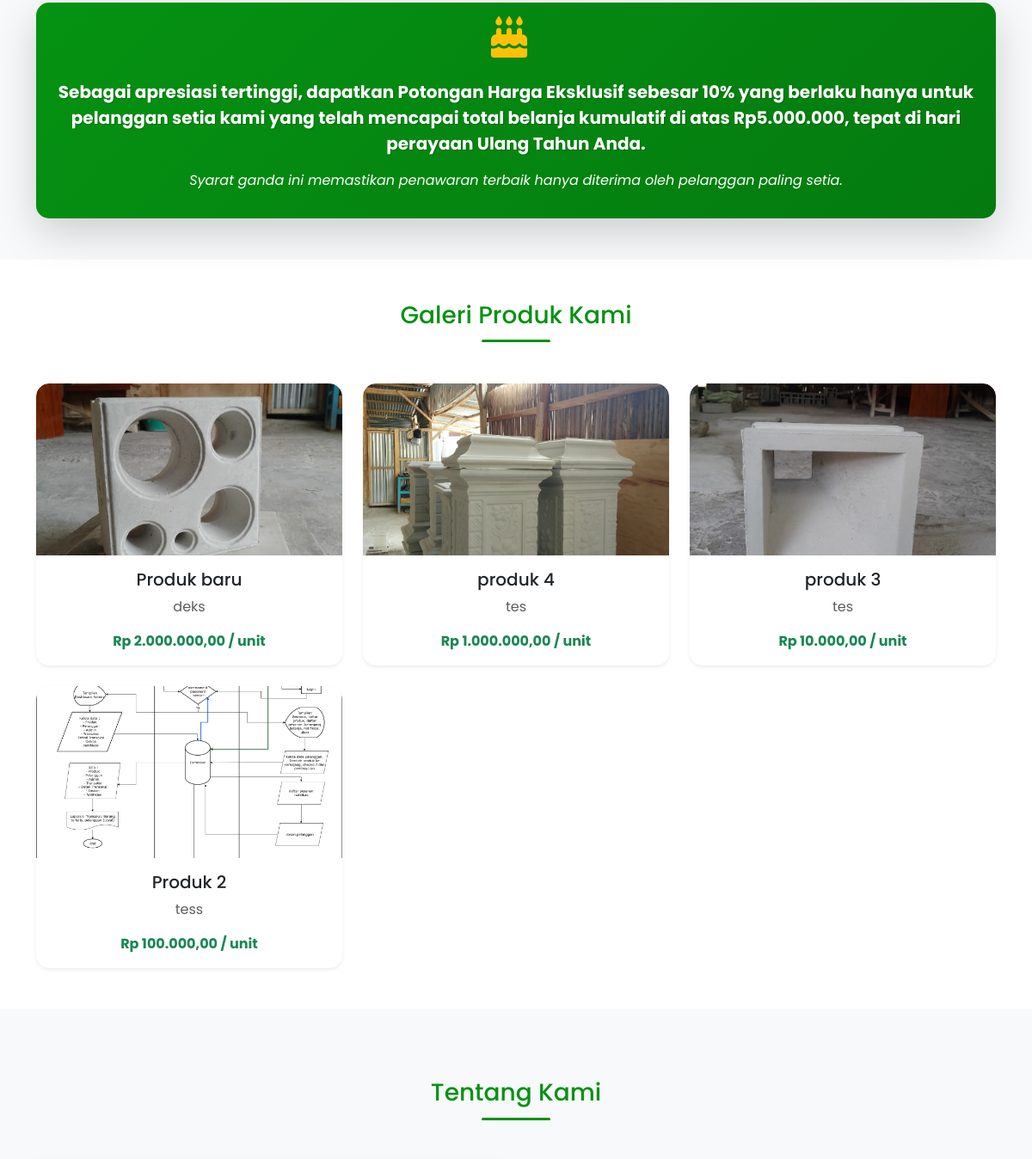
The app's page / (middle part), older data.
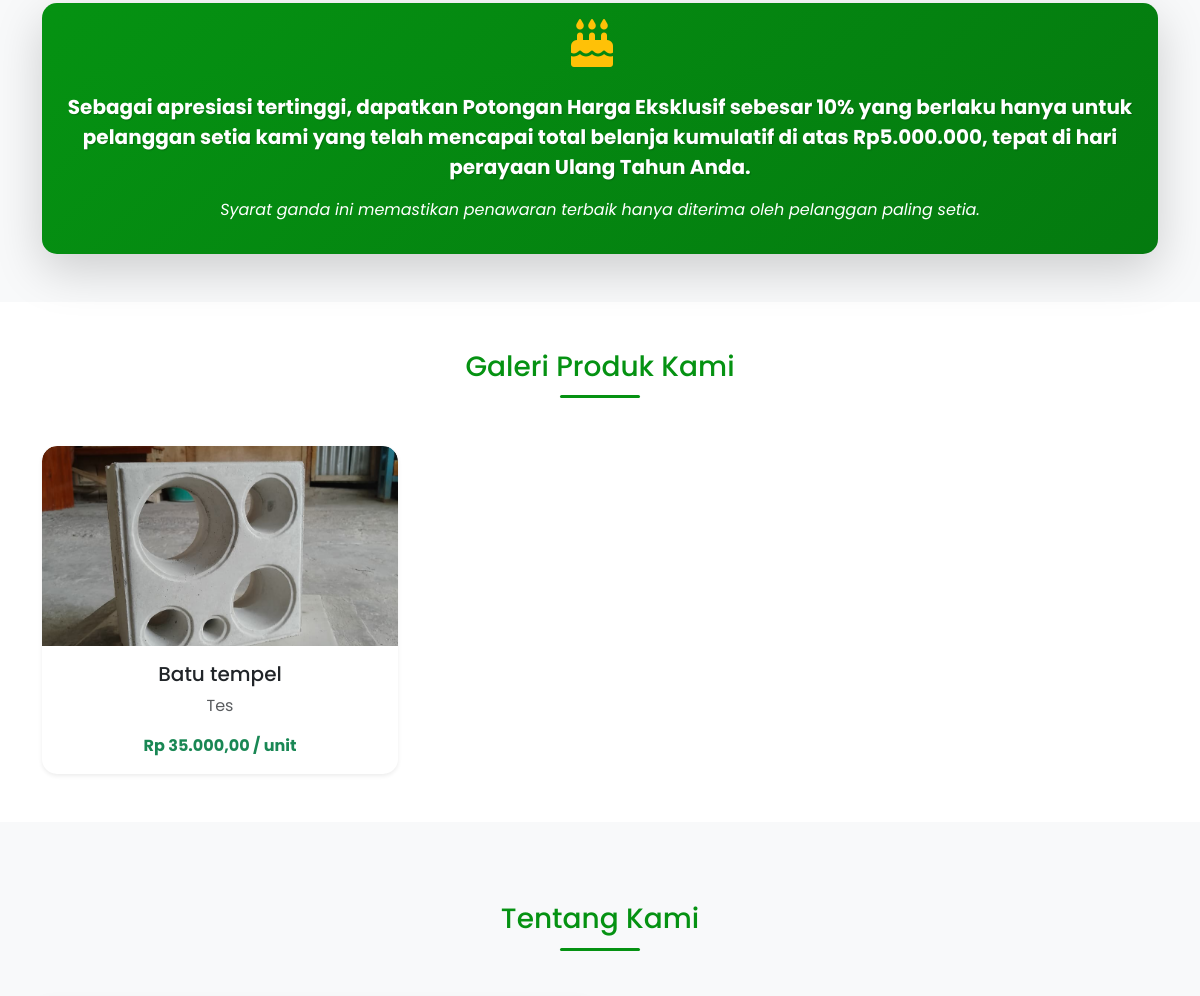
The same page, newer data.
### admin_dashboard/models.py (models this page shows, shortened)
class Produk(models.Model):
    nama_produk = models.CharField(max_length=255, verbose_name="Nama Produk")
    deskripsi_produk = models.TextField(verbose_name="Deskripsi Produk")
    foto_produk = models.ImageField(upload_to='produk_images/', verbose_name="Foto Produk")
    stok_produk = models.IntegerField(verbose_name="Stok Produk")
    harga_produk = models.DecimalField(max_digits=10, decimal_places=2, verbose_name="Harga Produk")
    kategori = models.ForeignKey(Kategori, on_delete=models.SET_NULL, blank=True, null=True, verbose_name="Kategori")
    class Meta:
        verbose_name_plural = "Produk"
        db_table = 'produk'

### admin_dashboard/views.py (the view)
# urls.py: path('', views.beranda_umum, name='beranda_umum'),
def beranda_umum(request):
    galeri_path = os.path.join(settings.BASE_DIR, 'static', 'images', 'galeri')
    galeri_images = []
    if os.path.exists(galeri_path):
        for filename in os.listdir(galeri_path):
            if filename.lower().endswith(('.png', '.jpg', '.jpeg', '.gif')):
                galeri_images.append(f'images/galeri/{filename}')
    produk = Produk.objects.all().order_by('-id')[:6]
    context = {
        'galeri_images': galeri_images[:3],  # Limit to 3 images
        'produk': produk  # Use the same variable name as in product_list.html
    }
    return render(request, 'beranda_umum.html', context)

### admin_dashboard/context_processors.py (called while the page is built)
def transaksi_notification_count(request):
    count = Transaksi.objects.filter(
        status_transaksi__in=['DIPROSES', 'BARU']
    ).count()
    return {
        'new_transaction_count': count
    }

### templates/beranda_umum.html (shortened to what this page needs)
{% load static %}
{% load humanize %}
<!DOCTYPE html>
<html lang="en">
<head>
    <link href="https://cdn.jsdelivr.net/npm/bootstrap@5.3.0/dist/css/bootstrap.min.css" rel="stylesheet">
    <link rel="stylesheet" href="https://cdnjs.cloudflare.com/ajax/libs/font-awesome/6.4.0/css/all.min.css">
    <link rel="stylesheet" href="{% static 'css/dynamic-navbar.css' %}">
</head>
<body>
  <section id="feature-callout" class="py-5">
    <div class="container">
        <div class="row align-items-center">
            <div class="col-lg-12 mb-4 mb-lg-0">
                <div class="card discount-card shadow-lg h-100 border-0" style="background-color: #059212;">
                    <div class="card-body text-white text-center p-5 p-sm-3">
                        <div class="mb-4">
                            <i class="fas fa-birthday-cake fa-3x me-3 feature-icon" style="color: #FFC107;"></i>
                        </div>
                        <p class="card-text lead fw-bold fs-5 fs-sm-6">
                            Sebagai apresiasi tertinggi, dapatkan Potongan Harga Eksklusif sebesar 10% yang berlaku hanya untuk pelanggan setia kami yang telah mencapai total belanja kumulatif di atas Rp5.000.000, tepat di hari perayaan Ulang Tahun Anda.
                        </p>
                        <p class="mt-3 fst-italic fs-6 fs-sm-7">Syarat ganda ini memastikan penawaran terbaik hanya diterima oleh pelanggan paling setia.</p>
                    </div>
                </div>
            </div>
        </div>
    </div>
</section>
    <section id="gallery" class="py-5 bg-white">
        <div class="container">
            <h2 class="text-center mb-5 section-title fs-3 fs-sm-2">Galeri Produk Kami</h2>
            <div class="row g-4">
                {% for p in produk %}
                <div class="col-md-4">
                    <div class="card product-card h-100 shadow-sm border-0" data-bs-toggle="modal" data-bs-target="#imageModal" data-image="{{ p.foto_produk.url }}" data-teks= "{{p.deskripsi_produk}}">
                        <img src="{{ p.foto_produk.url }}" class="card-img-top gallery-img" alt="{{ p.nama_produk }}">
                        <div class="card-body text-center">
                            <h5 class="card-title fs-5 fs-sm-6">{{ p.nama_produk }}</h5>
                            <p class="card-text text-muted fs-6 fs-sm-7">{{ p.deskripsi_produk|truncatewords:15 }}</p>
                            <p class="card-text fw-bold text-success fs-6 fs-sm-7">Rp {{ p.harga_produk|intcomma }} / unit</p>
                        </div>
                    </div>
                </div>
                {% endfor %}
            </div>
        </div>
    </section>
    <section id="about" class="about-section">
        <div class="container">
            <h2 class="text-center mb-5 section-title fs-3 fs-sm-2">Tentang Kami</h2>
        </div>
    </section>
</body>
</html>

Row changes from the older to the newer data that the page shows:
removed Produk: foto_produk (picture), nama_produk "Produk baru", deskripsi_produk "deks", harga_produk "2.000.000,00"
removed Produk: foto_produk (picture), nama_produk "produk 4", deskripsi_produk "tes", harga_produk "1.000.000,00"
removed Produk: foto_produk (picture), nama_produk "produk 3", deskripsi_produk "tes", harga_produk "10.000,00"
removed Produk: foto_produk (picture), nama_produk "Produk 2", deskripsi_produk "tess", harga_produk "100.000,00"
added Produk: foto_produk (picture), nama_produk "Batu tempel", deskripsi_produk "Tes", harga_produk "35.000,00"
